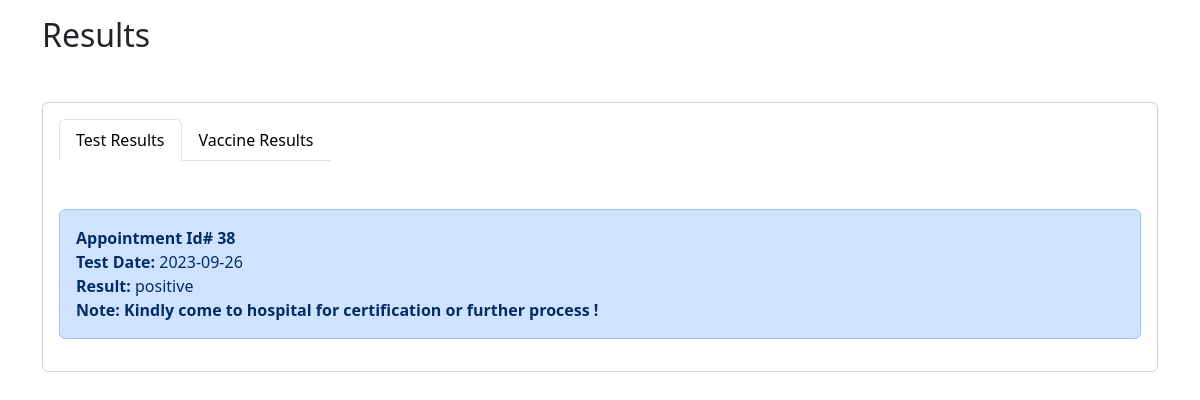
Page /user/result.php (signed in) on the earlier database version.
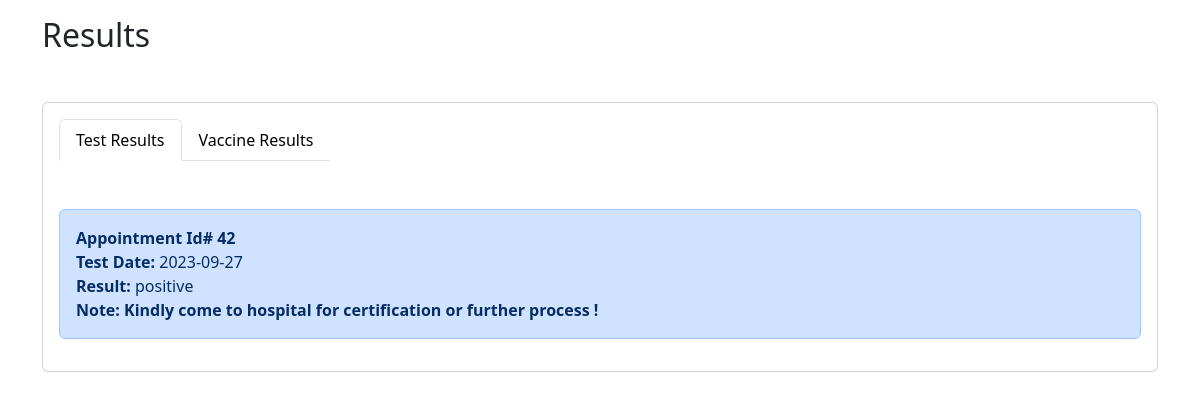
Same page on the later database version.
### tables this page shows
CREATE TABLE `test_result` (
  `id` bigint(20) NOT NULL,
  `type` varchar(20) DEFAULT NULL,
  `vaccine` varchar(50) DEFAULT NULL,
  `test_date` date DEFAULT NULL,
  `result` varchar(60) DEFAULT NULL,
  `appointment_id` bigint(20) DEFAULT NULL
);

### user/result.php (the view, shortened to what this page needs)
<!DOCTYPE html>
<html lang="en">
<head>
    <?php
    include('connection.php');
    ?>
    <link href="https://cdn.jsdelivr.net/npm/bootstrap@5.3.1/dist/css/bootstrap.min.css" rel="stylesheet">
    <link rel="stylesheet" href="https://cdn.jsdelivr.net/npm/bootstrap-icons@1.10.5/font/bootstrap-icons.css">
    <link href="https://cdnjs.cloudflare.com/ajax/libs/toastr.js/2.0.1/css/toastr.css" rel="stylesheet" />
</head>
<body>
    <?php
    if (isset($_SESSION['f_name'])) {
        $getUser = $_SESSION['f_name'];
        $userQuery = "SELECT * FROM users WHERE email_phone = '$getUser'";
        $resUserQuery = mysqli_query($conn, $userQuery);
        $userData = mysqli_fetch_assoc($resUserQuery);
        $userId = $userData['id'];
    } else {
        echo '<script type="text/javascript">window.location.href = "auth.php";</script>';
    }
    ?>
    <div class="content container">
        <div class="pt-3">
            <h3 class="h2 mb-0 text-capitalize d-flex align-items-center gap-2">
                Results
            </h3>
        </div>
        <div class="row mt-5">
            <div class="col-md-12">
                <div class="card">
                    <div class="card-body">
                        <div class="d-flex justify-content-between">
                            <ul class="nav nav-tabs" id="myTab" role="tablist">
                                <li class="nav-item" role="presentation">
                                    <button class="nav-link text-black active" id="username-tab" data-bs-toggle="tab" data-bs-target="#username" type="button" role="tab" aria-controls="username" aria-selected="true">Test Results</button>
                                </li>
                                <li class="nav-item" role="presentation">
                                    <button class="nav-link text-black" id="password-tab" data-bs-toggle="tab" data-bs-target="#passwordTab" type="button" role="tab" aria-controls="passwordTab" aria-selected="false">Vaccine Results</button>
                                </li>
                            </ul>
                        </div>
                        <div class="tab-content">
                            <div class="tab-pane active" id="username" role="tabpanel" aria-labelledby="username-tab" tabindex="0">
                                <div class="mt-5">
                                    <?php
                                    $testQuery = "SELECT test_result.*, test_request.user_id AS user_id
                                    FROM test_result
                                    INNER JOIN test_request ON test_result.appointment_id = test_request.id
                                    WHERE test_request.type = 'test' AND user_id = '$userId'";
                                    $res = mysqli_query($conn, $testQuery);
                                    if (mysqli_num_rows($res) != 0) {
                                        while ($data = mysqli_fetch_assoc($res)) {
                                            echo '
                                            <div class="alert alert-primary
                                            " role="alert">
                                                <span class="fw-bold">Appointment Id# ' . $data['appointment_id'] . '</span><br>
                                                <div>
                                                    <span class="fw-bold">Test Date: </span>
                                                    <span>'.$data['test_date'].' </span>
                                                </div>
                                                <div>
                                                    <span class="fw-bold">Result: </span>
                                                    <span>'.$data['result'].'</span>
                                                </div>
                                                <div>
                                                    <span class="fw-bold">Note:</span>
                                                    <span class="fw-semibold">Kindly come to hospital for certification or further process !</span>
                                                </div>
                                            </div>
                                            ';
                                        }
                                    } else {
                                        echo '
                                        <h4 class="text-center">No Result</h4>
                                        ';
                                    }
                                    ?>
                                </div>
                            </div>
                        </div>
                    </div>
                </div>
            </div>
        </div>
    </div>
</body>
</html>

Differences in the rows shown:
removed test_result: appointment "38", test_date "2023-09-26", result "positive"
added test_result: appointment "42", test_date "2023-09-27", result "positive"
